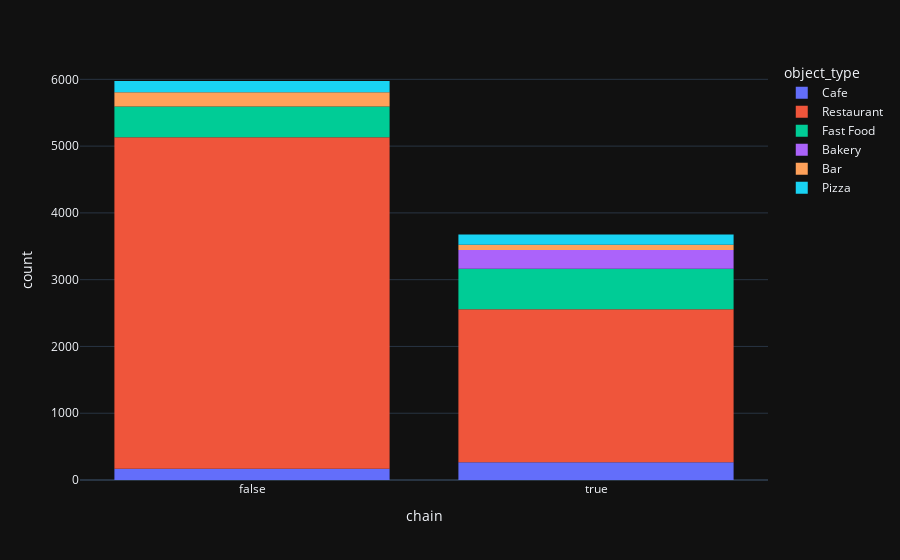

Here is the notebook cell this chart was saved with:
### Markdown cell above
# Estabelecimento de rede. 
Uma boa quantidade dos estabelescimentos não não são de rede.

### Code cell
px.histogram(df, x='chain',template='plotly_dark', color='object_type')

### Figure 1 — Plotly figure (JSON) as saved in the notebook; plotly's stock layout.template omitted (floating-point values rounded to 4 significant figures; data arrays with more than 128 entries replaced by an {"elided": "..."} marker saying what was removed)
{"data": [{"bingroup": "x", "hovertemplate": "object_type=Cafe<br>chain=%{x}<br>count=%{y}<extra></extra>", "legendgroup": "Cafe", "marker": {"color": "#636efa", "pattern": {"shape": ""}}, "name": "Cafe", "orientation": "v", "showlegend": true, "type": "histogram", "x": {"elided": "435 bool values"}, "xaxis": "x", "yaxis": "y"}, {"bingroup": "x", "hovertemplate": "object_type=Restaurant<br>chain=%{x}<br>count=%{y}<extra></extra>", "legendgroup": "Restaurant", "marker": {"color": "#EF553B", "pattern": {"shape": ""}}, "name": "Restaurant", "orientation": "v", "showlegend": true, "type": "histogram", "x": {"elided": "7254 bool values"}, "xaxis": "x", "yaxis": "y"}, {"bingroup": "x", "hovertemplate": "object_type=Fast Food<br>chain=%{x}<br>count=%{y}<extra></extra>", "legendgroup": "Fast Food", "marker": {"color": "#00cc96", "pattern": {"shape": ""}}, "name": "Fast Food", "orientation": "v", "showlegend": true, "type": "histogram", "x": {"elided": "1066 bool values"}, "xaxis": "x", "yaxis": "y"}, {"bingroup": "x", "hovertemplate": "object_type=Bakery<br>chain=%{x}<br>count=%{y}<extra></extra>", "legendgroup": "Bakery", "marker": {"color": "#ab63fa", "pattern": {"shape": ""}}, "name": "Bakery", "orientation": "v", "showlegend": true, "type": "histogram", "x": {"elided": "283 bool values"}, "xaxis": "x", "yaxis": "y"}, {"bingroup": "x", "hovertemplate": "object_type=Bar<br>chain=%{x}<br>count=%{y}<extra></extra>", "legendgroup": "Bar", "marker": {"color": "#FFA15A", "pattern": {"shape": ""}}, "name": "Bar", "orientation": "v", "showlegend": true, "type": "histogram", "x": {"elided": "292 bool values"}, "xaxis": "x", "yaxis": "y"}, {"bingroup": "x", "hovertemplate": "object_type=Pizza<br>chain=%{x}<br>count=%{y}<extra></extra>", "legendgroup": "Pizza", "marker": {"color": "#19d3f3", "pattern": {"shape": ""}}, "name": "Pizza", "orientation": "v", "showlegend": true, "type": "histogram", "x": {"elided": "320 bool values"}, "xaxis": "x", "yaxis": "y"}], "layout": {"barmode": "relative", "legend": {"title": {"text": "object_type"}, "tracegroupgap": 0}, "margin": {"t": 60}, "xaxis": {"anchor": "y", "domain": [0, 1], "title": {"text": "chain"}}, "yaxis": {"anchor": "x", "domain": [0, 1], "title": {"text": "count"}}}}
